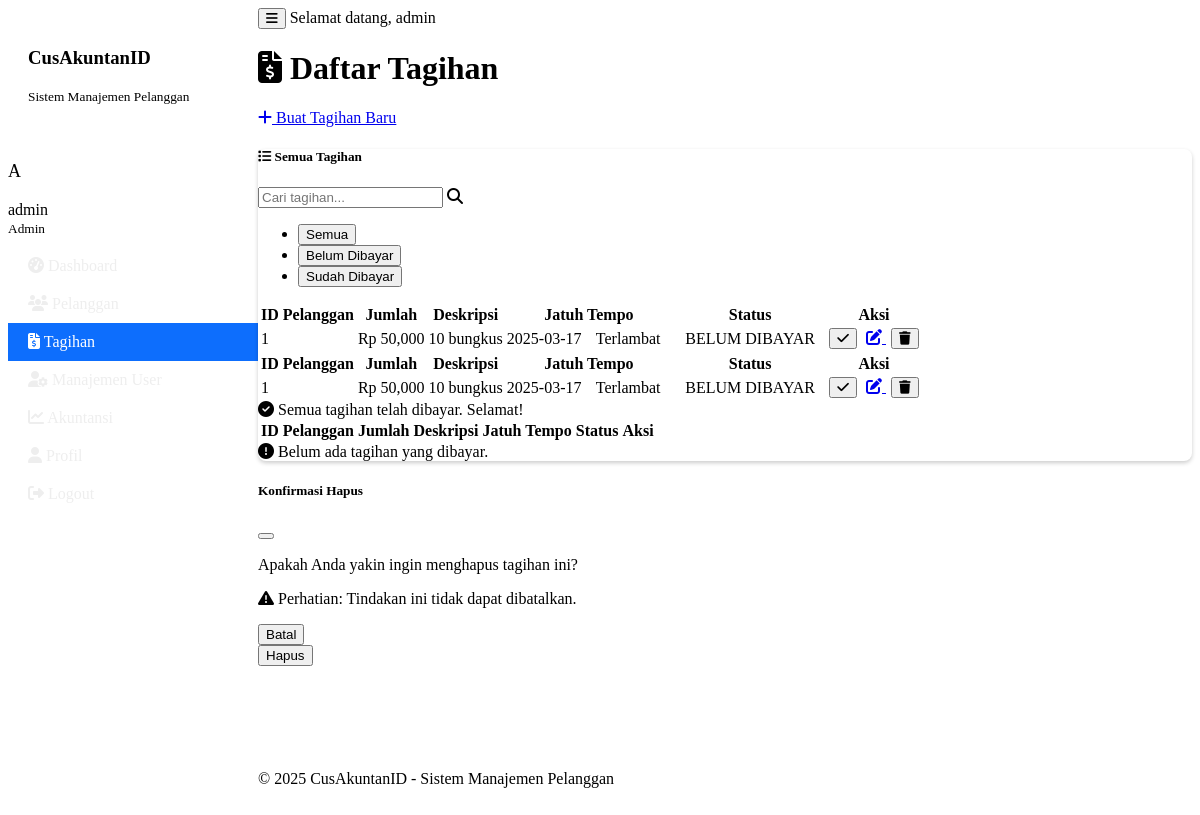
/tagihan (signed in), run on the app's committed database.
### tables this page shows
CREATE TABLE tagihan (
            id INTEGER PRIMARY KEY,
            pelanggan_id INTEGER,
            jumlah REAL NOT NULL,
            deskripsi TEXT,
            tanggal_jatuh_tempo TEXT,
            status_pembayaran TEXT DEFAULT 'BELUM DIBAYAR',
            dibuat_pada TEXT,
            FOREIGN KEY (pelanggan_id) REFERENCES pelanggan (id)
        );

### main.py (the view)
    def decorated_function(*args, **kwargs):
        if 'user' not in session:
            flash('Anda perlu login terlebih dahulu.', 'warning')
            return redirect(url_for('login'))
        return f(*args, **kwargs)

### main.py (called while the page is built)
@app.context_processor
def inject_now():
    return {'now': datetime.datetime.now()}

def login_required(f):
    def decorated_function(*args, **kwargs):
        if 'user' not in session:
            flash('Anda perlu login terlebih dahulu.', 'warning')
            return redirect(url_for('login'))
        return f(*args, **kwargs)
    decorated_function.__name__ = f.__name__
    return decorated_function

@app.route('/tagihan')
@login_required
def tagihan_list():
    user_id = session['user']['id']
    is_admin = session['user']['level'] == 'admin'
    if is_admin:
        tagihan = sistem_manajemen.dapatkan_semua_tagihan()
    else:
        tagihan = sistem_manajemen.dapatkan_semua_tagihan(user_id)
    return render_template('tagihan_list.html', tagihan=tagihan)

    def get_connection(self):
        return sqlite3.connect(self.db_path)

    def dapatkan_semua_tagihan(self, user_id=None):
        conn = self.get_connection()
        cursor = conn.cursor()
        if user_id is not None:
            cursor.execute("""
                SELECT t.*, p.nama as pelanggan_nama
                FROM tagihan t
                JOIN pelanggan p ON t.pelanggan_id = p.id
                WHERE p.user_id = ?
                ORDER BY t.tanggal_jatuh_tempo
            """, (user_id,))
        else:
            cursor.execute("""
                SELECT t.*, p.nama as pelanggan_nama
                FROM tagihan t
                JOIN pelanggan p ON t.pelanggan_id = p.id
                ORDER BY t.tanggal_jatuh_tempo
            """)
        hasil = cursor.fetchall()
        conn.close()
        return hasil

### templates/tagihan_list.html (shortened to what this page needs)
{% extends "base.html" %}
{% block content %}
<div class="container">
    <div class="d-flex justify-content-between align-items-center mb-4">
        <h1><i class="fas fa-file-invoice-dollar me-2"></i> Daftar Tagihan</h1>
        <a href="{{ url_for('tambah_tagihan') }}" class="btn btn-primary">
            <i class="fas fa-plus me-2"></i> Buat Tagihan Baru
        </a>
    </div>
    <div class="card">
        <div class="card-header bg-dark text-white">
            <div class="d-flex justify-content-between align-items-center">
                <h5 class="mb-0">
                    <i class="fas fa-list me-2"></i> Semua Tagihan
                </h5>
                <div class="input-group" style="max-width: 300px;">
                    <input type="text" id="searchInput" class="form-control" placeholder="Cari tagihan..." data-search-table="tagihanTable">
                    <span class="input-group-text"><i class="fas fa-search"></i></span>
                </div>
            </div>
        </div>
        <div class="card-body">
            <ul class="nav nav-tabs mb-3" id="tagihanTabs" role="tablist">
                <li class="nav-item" role="presentation">
                    <button class="nav-link active" id="semua-tab" data-bs-toggle="tab" data-bs-target="#semua" type="button" role="tab" aria-controls="semua" aria-selected="true">
                        Semua
                    </button>
                </li>
                <li class="nav-item" role="presentation">
                    <button class="nav-link" id="belum-dibayar-tab" data-bs-toggle="tab" data-bs-target="#belum-dibayar" type="button" role="tab" aria-controls="belum-dibayar" aria-selected="false">
                        Belum Dibayar
                    </button>
                </li>
                <li class="nav-item" role="presentation">
                    <button class="nav-link" id="dibayar-tab" data-bs-toggle="tab" data-bs-target="#dibayar" type="button" role="tab" aria-controls="dibayar" aria-selected="false">
                        Sudah Dibayar
                    </button>
                </li>
            </ul>
            <div class="tab-content" id="tagihanTabsContent">
                <div class="tab-pane fade show active" id="semua" role="tabpanel" aria-labelledby="semua-tab">
                    {% if tagihan %}
                        <div class="table-responsive">
                            <table class="table table-striped table-hover" id="tagihanTable">
                                <thead>
                                    <tr>
                                        <th>ID</th>
                                        <th>Pelanggan</th>
                                        <th>Jumlah</th>
                                        <th>Deskripsi</th>
                                        <th>Jatuh Tempo</th>
                                        <th>Status</th>
                                        <th>Aksi</th>
                                    </tr>
                                </thead>
                                <tbody>
                                    {% for t in tagihan %}
                                    <tr>
                                        <td>{{ t[0] }}</td>
                                        <td>{{ t[8] }}</td>
                                        <td>Rp {{ "{:,.0f}".format(t[2]) }}</td>
                                        <td>{{ t[3] or '-' }}</td>
                                        <td>
                                            {{ t[4] }}
                                            {% set today = now.strftime('%Y-%m-%d') %}
                                            {% if t[4] < today and t[5] == 'BELUM DIBAYAR' %}
                                                <span class="badge bg-danger ms-1">Terlambat</span>
                                            {% endif %}
                                        </td>
                                        <td>
                                            <span class="badge bg-{{ 'success' if t[5] == 'DIBAYAR' else 'danger' }}">
                                                {{ t[5] }}
                                            </span>
                                        </td>
                                        <td>
                                            <div class="btn-group">
                                                <button type="button" class="btn btn-sm btn-{{ 'success' if t[5] == 'BELUM DIBAYAR' else 'warning' }} status-btn"
                                                        data-id="{{ t[0] }}"
                                                        data-status="{{ t[5] }}"
                                                        title="{{ 'Tandai Dibayar' if t[5] == 'BELUM DIBAYAR' else 'Tandai Belum Dibayar' }}">
                                                    <i class="fas {{ 'fa-check' if t[5] == 'BELUM DIBAYAR' else 'fa-undo' }}"></i>
                                                </button>
                                                <a href="{{ url_for('edit_tagihan', tagihan_id=t[0]) }}" class="btn btn-sm btn-primary" title="Edit">
                                                    <i class="fas fa-edit"></i>
                                                </a>
                                                <button type="button" class="btn btn-sm btn-danger delete-tagihan-btn"
                                                        data-bs-toggle="modal"
                                                        data-bs-target="#deleteTagihanModal"
                                                        data-id="{{ t[0] }}"
                                                        title="Hapus">
                                                    <i class="fas fa-trash"></i>
                                                </button>
                                            </div>
                                        </td>
                                    </tr>
                                    {% endfor %}
                                </tbody>
                            </table>
                        </div>
                    {% else %}
                        <div class="alert alert-info">
                            <i class="fas fa-info-circle me-2"></i> Belum ada data tagihan. Silakan buat tagihan baru.
                        </div>
                    {% endif %}
                </div>
                <div class="tab-pane fade" id="belum-dibayar" role="tabpanel" aria-labelledby="belum-dibayar-tab">
                    {% set has_unpaid = false %}
                    {% if tagihan %}
                        <div class="table-responsive">
                            <table class="table table-striped table-hover">
                                <thead>
                                    <tr>
                                        <th>ID</th>
                                        <th>Pelanggan</th>
                                        <th>Jumlah</th>
                                        <th>Deskripsi</th>
                                        <th>Jatuh Tempo</th>
                                        <th>Status</th>
                                        <th>Aksi</th>
                                    </tr>
                                </thead>
                                <tbody>
                                    {% for t in tagihan %}
                                        {% if t[5] == 'BELUM DIBAYAR' %}
                                            {% set has_unpaid = true %}
                                            <tr>
                                                <td>{{ t[0] }}</td>
                                                <td>{{ t[8] }}</td>
                                                <td>Rp {{ "{:,.0f}".format(t[2]) }}</td>
                                                <td>{{ t[3] or '-' }}</td>
                                                <td>
                                                    {{ t[4] }}
                                                    {% set today = now.strftime('%Y-%m-%d') %}
                                                    {% if t[4] < today %}
                                                        <span class="badge bg-danger ms-1">Terlambat</span>
                                                    {% endif %}
                                                </td>
                                                <td>
                                                    <span class="badge bg-danger">
                                                        {{ t[5] }}
                                                    </span>
                                                </td>
                                                <td>
                                                    <div class="btn-group">
                                                        <button type="button" class="btn btn-sm btn-success status-btn"
                                                                data-id="{{ t[0] }}"
                                                                data-status="{{ t[5] }}"
                                                                title="Tandai Dibayar">
                                                            <i class="fas fa-check"></i>
                                                        </button>
                                                        <a href="{{ url_for('edit_tagihan', tagihan_id=t[0]) }}" class="btn btn-sm btn-primary" title="Edit">
                                                            <i class="fas fa-edit"></i>
                                                        </a>
                                                        <button type="button" class="btn btn-sm btn-danger delete-tagihan-btn"
                                                                data-bs-toggle="modal"
                                                                data-bs-target="#deleteTagihanModal"
                                                                data-id="{{ t[0] }}"
                                                                title="Hapus">
                                                            <i class="fas fa-trash"></i>
                                                        </button>
                                                    </div>
                                                </td>
                                            </tr>
                                        {% endif %}
                                    {% endfor %}
                                </tbody>
                            </table>
                        </div>
                        {% if not has_unpaid %}
                            <div class="alert alert-success">
                                <i class="fas fa-check-circle me-2"></i> Semua tagihan telah dibayar. Selamat!
                            </div>
                        {% endif %}
                    {% else %}
                        <div class="alert alert-info">
                            <i class="fas fa-info-circle me-2"></i> Belum ada data tagihan. Silakan buat tagihan baru.
                        </div>
                    {% endif %}
                </div>
                <div class="tab-pane fade" id="dibayar" role="tabpanel" aria-labelledby="dibayar-tab">
                    {% set has_paid = false %}
                    {% if tagihan %}
                        <div class="table-responsive">
                            <table class="table table-striped table-hover">
                                <thead>
                                    <tr>
                                        <th>ID</th>
                                        <th>Pelanggan</th>
                                        <th>Jumlah</th>
                                        <th>Deskripsi</th>
                                        <th>Jatuh Tempo</th>
                                        <th>Status</th>
                                        <th>Aksi</th>
                                    </tr>
                                </thead>
                            </table>
                        </div>
                        {% if not has_paid %}
                            <div class="alert alert-warning">
                                <i class="fas fa-exclamation-circle me-2"></i> Belum ada tagihan yang dibayar.
                            </div>
                        {% endif %}
                    {% else %}
                        <div class="alert alert-info">
                            <i class="fas fa-info-circle me-2"></i> Belum ada data tagihan. Silakan buat tagihan baru.
                        </div>
                    {% endif %}
                </div>
            </div>
        </div>
    </div>
</div>
<div class="modal fade" id="deleteTagihanModal" tabindex="-1" aria-labelledby="deleteTagihanModalLabel" aria-hidden="true">
    <div class="modal-dialog">
        <div class="modal-content">
            <div class="modal-header bg-danger text-white">
                <h5 class="modal-title" id="deleteTagihanModalLabel">Konfirmasi Hapus</h5>
                <button type="button" class="btn-close" data-bs-dismiss="modal" aria-label="Close"></button>
            </div>
            <div class="modal-body">
                <p>Apakah Anda yakin ingin menghapus tagihan ini?</p>
                <p class="text-danger">
                    <i class="fas fa-exclamation-triangle me-2"></i>
                    Perhatian: Tindakan ini tidak dapat dibatalkan.
                </p>
            </div>
            <div class="modal-footer">
                <button type="button" class="btn btn-secondary" data-bs-dismiss="modal">Batal</button>
                <form id="deleteTagihanForm" method="POST">
                    <button type="submit" class="btn btn-danger">Hapus</button>
                </form>
            </div>
        </div>
    </div>
</div>
{% endblock %}

### static/css/style.css (style rules this page uses)
.card { margin-bottom: 20px; border-radius: 0.5rem; box-shadow: 0 0.125rem 0.25rem rgba(0, 0, 0, 0.2); }
.card-header { border-top-left-radius: 0.5rem !important; border-top-right-radius: 0.5rem !important; }
.btn + .btn { margin-left: 5px; }
.table th, .table td { vertical-align: middle; }
.badge.bg-success, .badge.bg-danger, .badge.bg-info, .badge.bg-warning { font-weight: 500; padding: 0.35em 0.65em; }

### data on the page
tagihan: id "1", jumlah "50,000", deskripsi "10 bungkus", tanggal_jatuh_tempo "2025-03-17", shows "Terlambat", status_pembayaran "BELUM DIBAYAR"

### other printed values
{{ session.user.username[0].upper() }} "A"
{{ session.user.nama_lengkap or session.user.username }} "admin"
{{ 'Admin' if session.user.level == 'admin' else 'User' }} "Admin"
